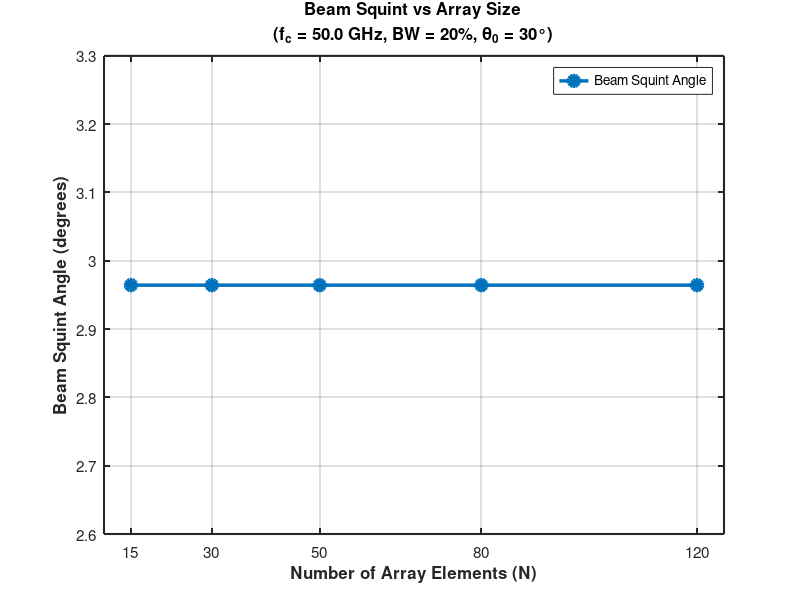
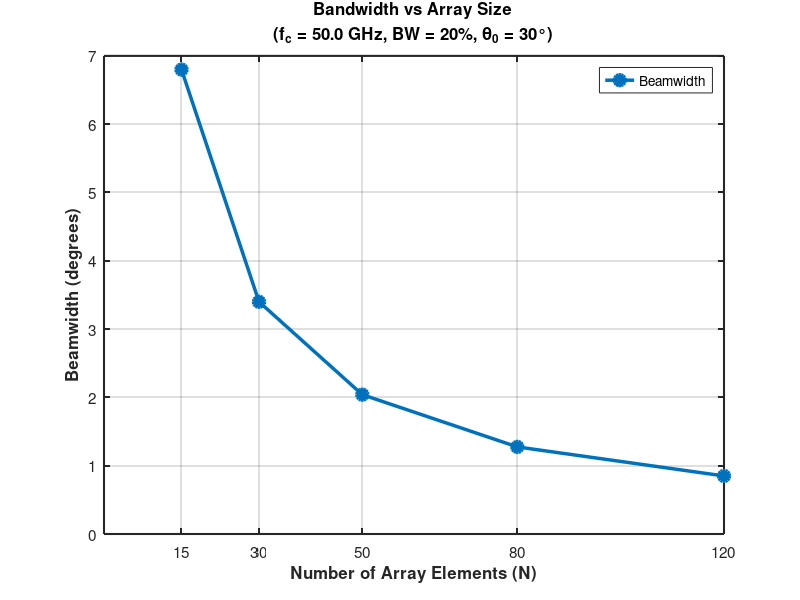
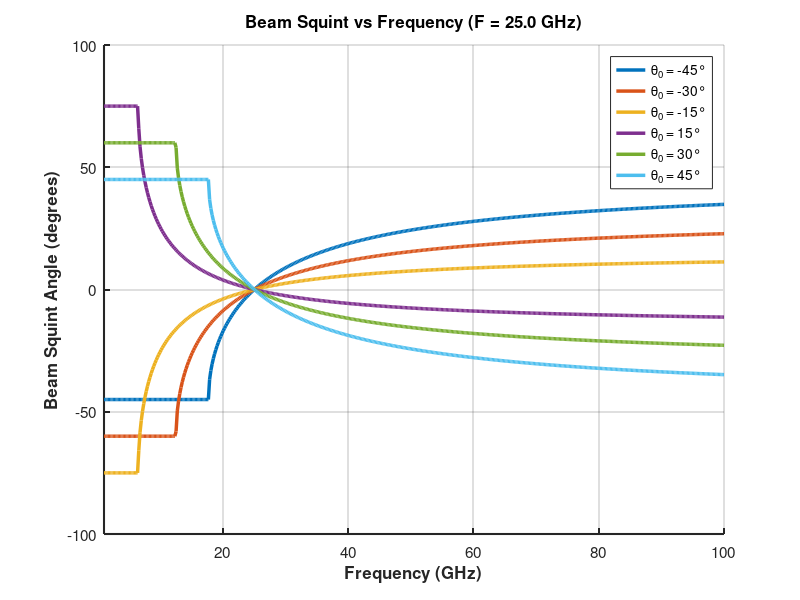
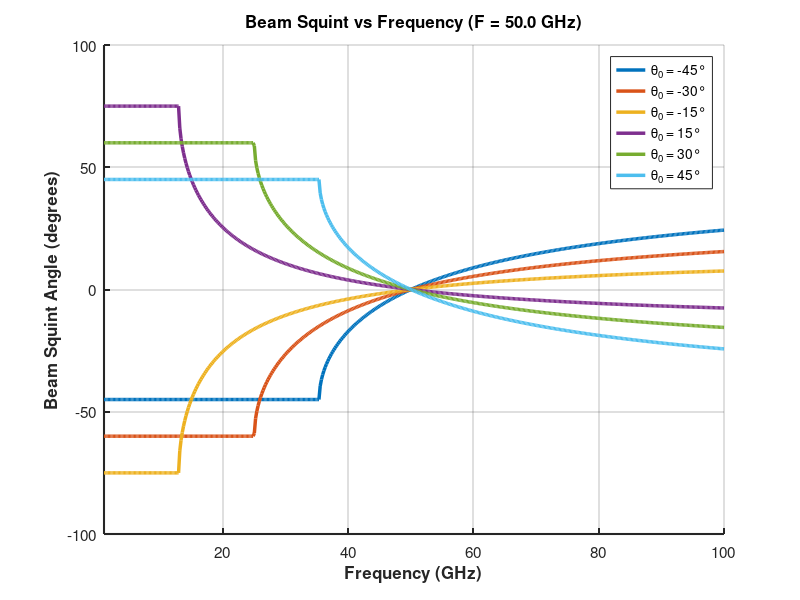

Write MATLAB code to recreate these figures, in order.
% ======================================================================
% Comprehensive Beam Squint Analysis in Phased Arrays
% This script analyzes beam squint effects vs array size, frequency,
% bandwidth, and scan angle, comparing phase shifters and true-time delay
% ======================================================================

clc; clear; close all;

%% ====================== SYSTEM PARAMETERS ======================
fc = 50e9;               % Center frequency (50 GHz)
c = 3e8;                 % Speed of light (m/s)
lambda = c/fc;           % Wavelength
d = lambda/2;            % Half-wavelength spacing
theta0 = 30;             % Scan angle (degrees)
N = 64;                  % Number of array elements

%% ====================== ARRAY SIZE ANALYSIS ======================
arraySizes = [15, 30, 50, 80, 120]; % Different array sizes
BW_percent = 20;         % Fixed bandwidth percentage

% Calculate upper band edge frequency
fu = fc * (1 + BW_percent/200);

% Calculate beam squint angle (independent of array size)
delta_theta = abs(real(asind((fc/fu)*...
                        sind(theta0))) - theta0);

%% Plot Beam Squint vs Array Size
figure('Position', [100 100 900 500]);
plot(arraySizes, delta_theta*ones(size(arraySizes)), '-o', ...
    'Color', [0 0.4470 0.7410], 'LineWidth', 2.5, 'MarkerSize', 8, ...
    'MarkerFaceColor', [0 0.4470 0.7410]);

xlabel('Number of Array Elements (N)', 'FontSize', 12, 'FontWeight', 'bold');
ylabel('Beam Squint Angle (degrees)', 'FontSize', 12, 'FontWeight', 'bold');
title(sprintf('Beam Squint vs Array Size\n(f_c = %.1f GHz, BW = %d%%, \\theta_0 = %d°)', ...
    fc/1e9, BW_percent, theta0), ...
    'FontSize', 14, 'FontWeight', 'bold');
legend('Beam Squint Angle', 'Location', 'northeast');
grid on;
set(gca, 'FontSize', 11, 'LineWidth', 1.5, 'XTick', arraySizes);
xlim([min(arraySizes)-5 max(arraySizes)+5]);

%% Calculate beamwidths for reference
beamwidths_deg = zeros(size(arraySizes));
for idx = 1:length(arraySizes)
    beamwidths_deg(idx) = 102/(arraySizes(idx));
end

% Create second y-axis for beamwidth
figure('Position', [100 100 900 500]);
plot(arraySizes, beamwidths_deg,'-o', ...
    'Color', [0 0.4470 0.7410], 'LineWidth', 2.5, 'MarkerSize', 8, ...
    'MarkerFaceColor', [0 0.4470 0.7410]);
ylabel('Beamwidth (degrees)','FontSize', 12, 'FontWeight', 'bold');
xlabel('Number of Array Elements (N)', 'FontSize', 12, 'FontWeight', 'bold');
title(sprintf('Bandwidth vs Array Size\n(f_c = %.1f GHz, BW = %d%%, \\theta_0 = %d°)', ...
    fc/1e9, BW_percent, theta0), ...
    'FontSize', 14, 'FontWeight', 'bold');
legend( 'Beamwidth', 'Location', 'northeast');
grid on;
set(gca, 'FontSize', 11, 'LineWidth', 1.5, 'XTick', arraySizes);
%% ====================== FREQUENCY AND BANDWIDTH ANALYSIS ======================
% Define frequencies for analysis (relative to center frequency)
freqs = [0.5*fc, fc, 1.5*fc];

% Define scan angles to analyze
scanAngles = [-45, -30, -15, 15, 30, 45]; % Different scan angles (degrees)

% Define full frequency range for sweep
freqRange = linspace(1e9, 100e9, 500); % 1-100 GHz range

% Define bandwidth percentages for analysis
BW_percentages = linspace(1, 40, 50); % 1% to 40% bandwidth

%% Calculate beam squint effects
% 1. Frequency sweep calculation
delta_theta_freq = real(asind((fc./freqRange)*sind(theta0))) - theta0;

% 2. Beam squint vs bandwidth for all analysis frequencies
delta_theta_BW = zeros(length(freqs), length(BW_percentages));
for fIdx = 1:length(freqs)
    f = freqs(fIdx);
    for bwIdx = 1:length(BW_percentages)
        % Calculate band edges
        fl = f * (1 - BW_percentages(bwIdx)/200);
        fu = f * (1 + BW_percentages(bwIdx)/200);
        % Calculate squint at band edges (keep sign)
        delta_lower = real(asind((f/fl)*sind(theta0))) - theta0;
        delta_upper = real(asind((f/fu)*sind(theta0))) - theta0;
        % Store maximum squint (keep sign)
        tempArray = [delta_lower, delta_upper];
        [~, maxIdx] = max(abs(tempArray));
        delta_theta_BW(fIdx, bwIdx) = tempArray(maxIdx);
    end
end

% 3. Beam squint vs bandwidth at fixed frequency for different scan angles
delta_theta_BW_angles = zeros(length(scanAngles), length(BW_percentages));
for aIdx = 1:length(scanAngles)
    theta = scanAngles(aIdx);
    for bwIdx = 1:length(BW_percentages)
        % Calculate band edges
        fl = fc * (1 - BW_percentages(bwIdx)/200);
        fu = fc * (1 + BW_percentages(bwIdx)/200);
        % Calculate squint at band edges (keep sign)
        delta_lower = real(asind((fc/fl)*sind(theta))) - theta;
        delta_upper = real(asind((fc/fu)*sind(theta))) - theta;
        % Store maximum squint (keep sign)
        tempArray = [delta_lower, delta_upper];
        [~, maxIdx] = max(abs(tempArray));
        delta_theta_BW_angles(aIdx, bwIdx) = tempArray(maxIdx);
    end
end

%% ====================== PLOT RESULTS ======================
% 1. Plot beam squint vs frequency for each analysis frequency
for fIdx = 1:length(freqs)
    figure('Position', [100 100 900 500]);
    hold on;
    colors = lines(length(scanAngles));
    
    for aIdx = 1:length(scanAngles)
        % Calculate beam squint for current angle (keep sign)
        delta = real(asind((freqs(fIdx)./freqRange).*sind(scanAngles(aIdx)))) - scanAngles(aIdx);
        
        plot(freqRange/1e9, delta, ...
            'Color', colors(aIdx,:), 'LineWidth', 2.5, ...
            'DisplayName', sprintf('\\theta_0 = %d°', scanAngles(aIdx)));
    end
    
    xlabel('Frequency (GHz)', 'FontSize', 12, 'FontWeight', 'bold');
    ylabel('Beam Squint Angle (degrees)', 'FontSize', 12, 'FontWeight', 'bold');
    title(sprintf('Beam Squint vs Frequency (F = %.1f GHz)', ...
        freqs(fIdx)/1e9), 'FontSize', 14, 'FontWeight', 'bold');
    legend('Location', 'best', 'FontSize', 11);
    grid on;
    xlim([1 100]);
    set(gca, 'FontSize', 11, 'LineWidth', 1.5);
end
% 2. Plot beam squint vs bandwidth for all analysis frequencies
figure('Position', [100 100 900 500]);
hold on;
colors = lines(length(freqs));

for fIdx = 1:length(freqs)
    plot(BW_percentages, delta_theta_BW(fIdx,:), ...
        'Color', colors(fIdx,:), 'LineWidth', 2.5, ...
        'DisplayName', sprintf('f = %.1f GHz', freqs(fIdx)/1e9));
end

xlabel('Bandwidth (% of frequency)', 'FontSize', 12, 'FontWeight', 'bold');
ylabel('Beam Squint Angle (degrees)', 'FontSize', 12, 'FontWeight', 'bold');
title(sprintf('Beam Squint vs Bandwidth for Different Frequencies\n(N = %d, \\theta_0 = %d°)', ...
    N, theta0), 'FontSize', 14, 'FontWeight', 'bold');
legend('Location', 'northwest', 'FontSize', 11);
grid on;
set(gca, 'FontSize', 11, 'LineWidth', 1.5);


% 3. Plot beam squint vs bandwidth at fixed frequency for different scan angles
figure('Position', [100 100 900 500]);
hold on;
colors = lines(length(scanAngles));
lineStyles = {'-', '--', ':','-', '--', ':'};

for aIdx = 1:length(scanAngles)
    plot(BW_percentages, delta_theta_BW_angles(aIdx,:), ...
        'Color', colors(aIdx,:), 'LineStyle', lineStyles{aIdx}, ...
        'LineWidth', 2.5, 'DisplayName', sprintf('\\theta_0 = %d°', scanAngles(aIdx)));
end

xlabel('Bandwidth (% of frequency)', 'FontSize', 12, 'FontWeight', 'bold');
ylabel('Beam Squint Angle (degrees)', 'FontSize', 12, 'FontWeight', 'bold');
title(sprintf('Beam Squint vs Bandwidth at Different Scan Angles\n(Frequency = %.1f GHz, N = %d)', ...
    fc/1e9, N), 'FontSize', 14, 'FontWeight', 'bold');
legend('Location', 'northwest', 'FontSize', 11);
grid on;
set(gca, 'FontSize', 11, 'LineWidth', 1.5);

%% ====================== RADIATION PATTERN ANALYSIS ======================
% Parameters for pattern analysis
centerFrequency_Hz = fc;
frequencyRange_Hz = linspace(0.9*fc, 1.1*fc, 100); % ±10% bandwidth
scanAngle_deg = theta0;
arraySizeElements = N;
elementSpacing_m = d;
wavelength_m = lambda;
speedOfLight_mps = c;

% Select frequencies near center frequency for pattern visualization
patternFrequencies_GHz = [centerFrequency_Hz/1e9-8, centerFrequency_Hz/1e9, centerFrequency_Hz/1e9+8];
[~, freqIndices] = min(abs(frequencyRange_Hz/1e9 - patternFrequencies_GHz'), [], 2);

% Define angle range centered on scan angle
angleRange_deg = linspace(scanAngle_deg-30, scanAngle_deg+30, 1000);

% Initialize gain matrices
phaseShifterGain = zeros(length(frequencyRange_Hz), length(angleRange_deg));
trueTimeDelayGain = zeros(length(frequencyRange_Hz), length(angleRange_deg));

% Calculate patterns for all frequencies
for freqIdx = 1:length(frequencyRange_Hz)
    currentWavelength_m = speedOfLight_mps/frequencyRange_Hz(freqIdx);
    
    % Phase shifter pattern (exhibits squint)
    spatialFrequency = sind(angleRange_deg)/currentWavelength_m - sind(scanAngle_deg)/wavelength_m;
    phaseShifterGain(freqIdx,:) = abs(sinc(arraySizeElements*elementSpacing_m*spatialFrequency)).^2;
    
    % True-time delay pattern (no squint)
    spatialFrequencyTTD = (sind(angleRange_deg) - sind(scanAngle_deg))/currentWavelength_m;
    trueTimeDelayGain(freqIdx,:) = abs(sinc(arraySizeElements*elementSpacing_m*spatialFrequencyTTD)).^2;
end

%% Plot radiation patterns
figure('Position', [100 100 900 700]);

% Phase shifters pattern
subplot(2,1,1); hold on;
phaseShifterLegendEntries = cell(1,length(patternFrequencies_GHz));

for freqIdx = 1:length(patternFrequencies_GHz)
    % Convert to dB scale
    gain_dB = 10*log10(phaseShifterGain(freqIndices(freqIdx),:));
    plot(angleRange_deg, gain_dB, 'LineWidth', 2.5);
    
    % Find and display peak angle
    [~,peakIdx] = max(gain_dB);
    peakAngle_deg = angleRange_deg(peakIdx);
    phaseShifterLegendEntries{freqIdx} = sprintf('%d GHz (%.1f°)', ...
        patternFrequencies_GHz(freqIdx), peakAngle_deg);
end

xlabel('Angle (degrees)', 'FontSize', 12, 'FontWeight', 'bold');
ylabel('Gain (dB)', 'FontSize', 12, 'FontWeight', 'bold');
title('Phase Shifters: Beam Squint Effect', 'FontSize', 14, 'FontWeight', 'bold');
legend(phaseShifterLegendEntries, 'Location', 'best', 'FontSize', 11);
grid on; ylim([-40 0]);
set(gca, 'FontSize', 11, 'LineWidth', 1.5);

% True-time delay pattern
subplot(2,1,2); hold on;
trueTimeDelayLegendEntries = cell(1,length(patternFrequencies_GHz));

for freqIdx = 1:length(patternFrequencies_GHz)
    % Convert to dB scale
    gain_dB = 10*log10(trueTimeDelayGain(freqIndices(freqIdx),:));
    plot(angleRange_deg, gain_dB, 'LineWidth', 2.5);
    
    % Find and display peak angle
    [~,peakIdx] = max(gain_dB);
    peakAngle_deg = angleRange_deg(peakIdx);
    trueTimeDelayLegendEntries{freqIdx} = sprintf('%d GHz (%.1f°)', ...
        patternFrequencies_GHz(freqIdx), peakAngle_deg);
end

xlabel('Angle (degrees)', 'FontSize', 12, 'FontWeight', 'bold');
ylabel('Gain (dB)', 'FontSize', 12, 'FontWeight', 'bold');
title('True-Time Delay Units: No Beam Squint', 'FontSize', 14, 'FontWeight', 'bold');
legend(trueTimeDelayLegendEntries, 'Location', 'best', 'FontSize', 11);
grid on; ylim([-40 0]);
set(gca, 'FontSize', 11, 'LineWidth', 1.5);